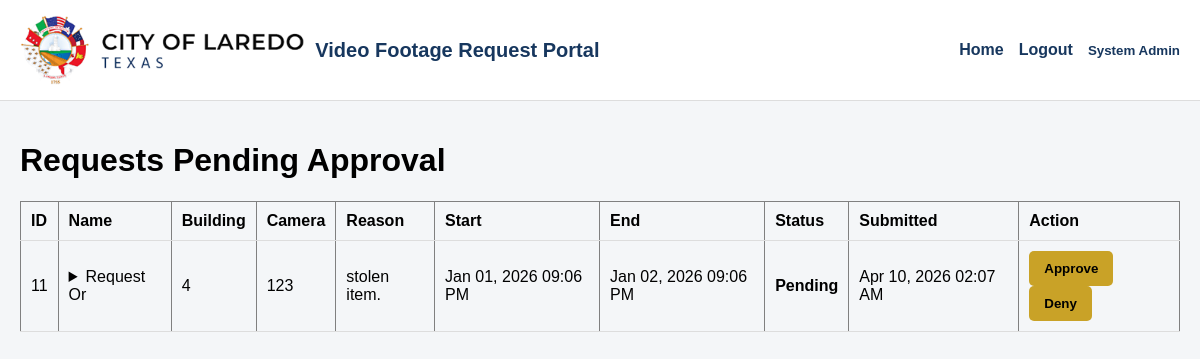
The app's page /director/dashboard (signed in), older data.
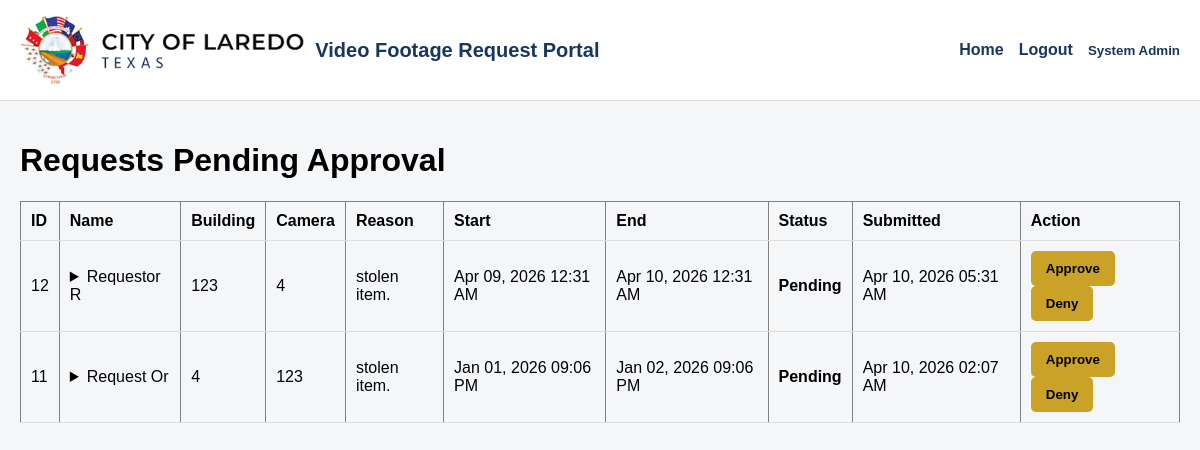
The same page, newer data.
### tables this page shows
CREATE TABLE footage_requests (
  id INTEGER PRIMARY KEY AUTOINCREMENT,
  requestor_id INTEGER NOT NULL,
  camera_location TEXT NOT NULL,
  start_time TEXT NOT NULL,
  end_time   TEXT NOT NULL,
  reason TEXT NOT NULL,
  status TEXT NOT NULL DEFAULT 'Pending'
    CHECK (status IN ('Pending','Approved','Denied','Completed')),
  director_id INTEGER,
  director_comment TEXT,
  decided_at TEXT,
  tech_id INTEGER,
  completed_at TEXT,
  footage_path TEXT,
  submitted_at TEXT NOT NULL DEFAULT (datetime('now')),
  updated_at TEXT NOT NULL DEFAULT (datetime('now')), division TEXT, job_title TEXT, building TEXT,
  FOREIGN KEY (requestor_id) REFERENCES users(id),
  FOREIGN KEY (director_id)  REFERENCES users(id),
  FOREIGN KEY (tech_id)      REFERENCES users(id)
);

CREATE TABLE users (
  id INTEGER PRIMARY KEY AUTOINCREMENT,
  first_name TEXT NOT NULL,
  last_name  TEXT NOT NULL,
  email      TEXT NOT NULL UNIQUE,
  password_hash TEXT NOT NULL,
  role TEXT NOT NULL CHECK (role IN ('requestor','director','tech','admin')),
  department TEXT,
  is_active INTEGER NOT NULL DEFAULT 1,
  created_at TEXT NOT NULL DEFAULT (datetime('now')),
  updated_at TEXT NOT NULL DEFAULT (datetime('now'))
, employee_id TEXT, division TEXT, job_title TEXT);

### app.py (the view)
    @app.route("/director/dashboard")
    @login_required
    @role_required("director", "admin")
    def director_dashboard():
        db = get_db()
        rows = db.execute(
            """
            SELECT
                fr.id,
                fr.building,
                fr.division,
                fr.job_title,
                fr.camera_location,
                fr.reason,
                fr.start_time,
                fr.end_time,
                fr.status,
                fr.director_comment,
                fr.submitted_at,
                u.employee_id,
                u.first_name,
                u.last_name,
                u.email,
                u.department,
                u.division AS user_division,
                u.job_title AS user_job_title
            FROM footage_requests fr
            JOIN users u ON fr.requestor_id = u.id
            ORDER BY fr.submitted_at DESC
            """
        ).fetchall()
        return render_template("director_dashboard.html", requests=rows)

### auth.py (called while the page is built)
def login_required(view):
    @wraps(view)
    def wrapped(*args, **kwargs):
        if session.get("user_id") is None:
            return redirect(url_for("login"))
        return view(*args, **kwargs)
    return wrapped

def role_required(*roles):
    def decorator(view):
        @wraps(view)
        def wrapped(*args, **kwargs):
            if session.get("user_id") is None:
                return redirect(url_for("login"))
            if session.get("role") not in roles:
                flash("You do not have permission to access that page.", "error")
                log_action("ACCESS_DENIED")
                return redirect(url_for("dashboard"))
            return view(*args, **kwargs)
        return wrapped
    return decorator

### db.py (called while the page is built)
def get_db():
    if "db" not in g:
        g.db = sqlite3.connect(current_app.config["DATABASE"])
        g.db.row_factory = sqlite3.Row
        g.db.execute("PRAGMA foreign_keys = ON;")
    return g.db

### templates/director_dashboard.html (shortened to what this page needs)
{% extends "base.html" %}
{% block content %}
  <h1>Requests Pending Approval</h1>
  {% if requests %}
    <table border="1" cellpadding="6">
      <tr>
        <th>ID</th>
        <th>Name</th>
        <th>Building</th>
        <th>Camera</th>
        <th>Reason</th>
        <th>Start</th>
        <th>End</th>
        <th>Status</th>
        <th>Submitted</th>
        <th>Action</th>
      </tr>
      {% for r in requests %}
      <tr>
        <td>{{ r["id"] }}</td>
        <td>
  <details>
    <summary>{{ r["first_name"] }} {{ r["last_name"] }}</summary>
  </details>
</td>
        <td>{{ r["building"] }}</td>
        <td>{{ r["camera_location"] }}</td>
        <td>{{ r["reason"] }}</td>
        <td>{{ r["start_time"] | pretty_datetime }}</td>
        <td>{{ r["end_time"] | pretty_datetime }}</td>
        <td>
    {% if r["status"] == "Approved" %}
      <span style="font-weight:bold; color:green;">{{ r["status"] }}</span>
    {% elif r["status"] == "Denied" %}
      <span style="font-weight:bold; color:red;">{{ r["status"] }}</span>
    {% else %}
      <span style="font-weight:bold; color:black;">{{ r["status"] }}</span>
    {% endif %}
  </td>
        <td>{{ r["submitted_at"] | pretty_datetime }}</td>
        <td>
          {% if r["status"] == "Pending" %}
            <form method="post" action="{{ url_for('update_request_status', request_id=r['id']) }}" class="decision-form">
              <button type="button" onclick="handleDecision(this.form, 'approve')">
                Approve
              </button>
              <button type="button" onclick="handleDecision(this.form, 'decline')">
                Deny
              </button>
            </form>
          {% else %}
            <span>Reviewed</span>
            {% if r["director_comment"] %}
              <br>
              <small><strong>Comment:</strong> {{ r["director_comment"] }}</small>
            {% endif %}
          {% endif %}
        </td>
      </tr>
      {% endfor %}
    </table>
  {% else %}
    <p>No requests yet.</p>
  {% endif %}
{% endblock %}

Row changes from the older to the newer data that the page shows:
added footage_requests: id "12", first_name "Requestor", last_name "R", building "123", camera_location "4", reason "stolen item.", start_time|pretty_datetime "Apr 09, 2026 12:31 AM", end_time|pretty_datetime "Apr 10, 2026 12:31 AM", status "Pending", submitted_at|pretty_datetime "Apr 10, 2026 05:31 AM"
